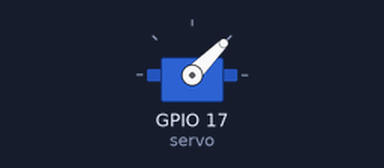
Simulated run of this program. Board: Raspberry Pi (BCM pin numbers). Parts: servo. Servo angles are drawn from the pulse width (0.5 ms = 0°, 2.5 ms = 180°).

Above: at 0.05 s.
At 2.0 s:
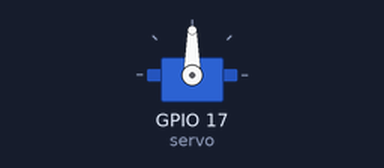
Timing chart, 0 to 4.6 s (numbered marks = the images above):
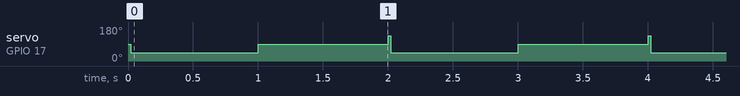

The program:

servo1.py
```python
from gpiozero import Servo
from time import sleep

servo = Servo(17)

# You can use the inbuilt methods
try:
      while True:
           servo.min()
           sleep(1)
           servo.mid()
           sleep(1)
           servo.max()
except KeyboardInterrupt:
	print("Program stopped")
```

Measured:
- by itself, servo on GPIO 17 (servo): repeats every 2.0 s: 90° 1.0 s, 135° 0.02 s, 45° 0.98 s
